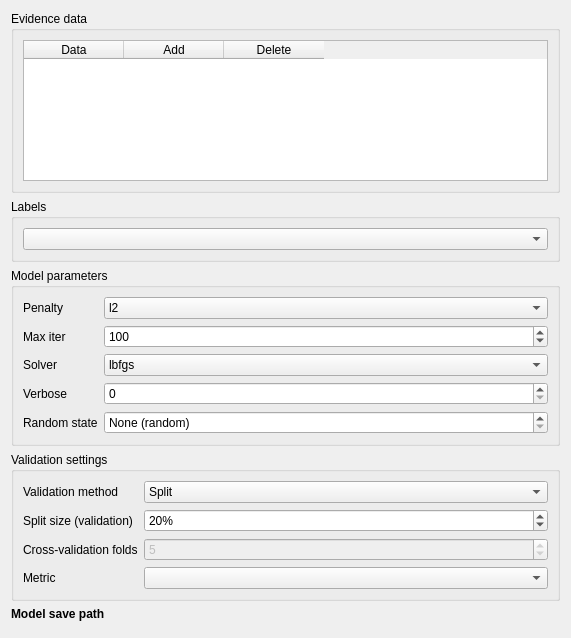
<?xml version="1.0" encoding="UTF-8"?>
<ui version="4.0">
 <class>Form</class>
 <widget class="QWidget" name="Form">
  <property name="geometry">
   <rect>
    <x>0</x>
    <y>0</y>
    <width>571</width>
    <height>638</height>
   </rect>
  </property>
  <property name="sizePolicy">
   <sizepolicy hsizetype="Preferred" vsizetype="Preferred">
    <horstretch>0</horstretch>
    <verstretch>0</verstretch>
   </sizepolicy>
  </property>
  <property name="minimumSize">
   <size>
    <width>0</width>
    <height>0</height>
   </size>
  </property>
  <property name="maximumSize">
   <size>
    <width>16777215</width>
    <height>16777215</height>
   </size>
  </property>
  <property name="windowTitle">
   <string>Form</string>
  </property>
  <layout class="QVBoxLayout" name="verticalLayout">
   <item>
    <widget class="QGroupBox" name="evidence_data_groupbox">
     <property name="sizePolicy">
      <sizepolicy hsizetype="Preferred" vsizetype="Maximum">
       <horstretch>0</horstretch>
       <verstretch>0</verstretch>
      </sizepolicy>
     </property>
     <property name="title">
      <string>Evidence data</string>
     </property>
     <layout class="QVBoxLayout" name="verticalLayout_3">
      <item>
       <widget class="QTableWidget" name="evidence_data">
        <property name="sizePolicy">
         <sizepolicy hsizetype="Expanding" vsizetype="Minimum">
          <horstretch>0</horstretch>
          <verstretch>0</verstretch>
         </sizepolicy>
        </property>
        <property name="minimumSize">
         <size>
          <width>0</width>
          <height>75</height>
         </size>
        </property>
        <attribute name="horizontalHeaderStretchLastSection">
         <bool>false</bool>
        </attribute>
        <column>
         <property name="text">
          <string>Data</string>
         </property>
        </column>
        <column>
         <property name="text">
          <string>Add</string>
         </property>
        </column>
        <column>
         <property name="text">
          <string>Delete</string>
         </property>
        </column>
       </widget>
      </item>
     </layout>
    </widget>
   </item>
   <item>
    <widget class="QGroupBox" name="label_data_groupbox">
     <property name="title">
      <string>Labels</string>
     </property>
     <layout class="QVBoxLayout" name="verticalLayout_2">
      <item>
       <widget class="QgsMapLayerComboBox" name="label_data"/>
      </item>
     </layout>
    </widget>
   </item>
   <item>
    <widget class="QGroupBox" name="parameter_box">
     <property name="title">
      <string>Model parameters</string>
     </property>
     <layout class="QFormLayout" name="formLayout">
      <item row="0" column="0">
       <widget class="QLabel" name="penalty_label">
        <property name="text">
         <string>Penalty</string>
        </property>
       </widget>
      </item>
      <item row="0" column="1">
       <widget class="QComboBox" name="penalty">
        <property name="currentIndex">
         <number>0</number>
        </property>
        <item>
         <property name="text">
          <string>l2</string>
         </property>
        </item>
        <item>
         <property name="text">
          <string>l1</string>
         </property>
        </item>
        <item>
         <property name="text">
          <string>elasicnet</string>
         </property>
        </item>
        <item>
         <property name="text">
          <string>None</string>
         </property>
        </item>
       </widget>
      </item>
      <item row="1" column="0">
       <widget class="QLabel" name="max_iter_label">
        <property name="text">
         <string>Max iter</string>
        </property>
       </widget>
      </item>
      <item row="1" column="1">
       <widget class="QgsSpinBox" name="max_iter">
        <property name="minimum">
         <number>1</number>
        </property>
        <property name="maximum">
         <number>1000</number>
        </property>
        <property name="value">
         <number>100</number>
        </property>
       </widget>
      </item>
      <item row="2" column="0">
       <widget class="QLabel" name="solver_label">
        <property name="text">
         <string>Solver</string>
        </property>
       </widget>
      </item>
      <item row="2" column="1">
       <widget class="QComboBox" name="solver">
        <item>
         <property name="text">
          <string>lbfgs</string>
         </property>
        </item>
        <item>
         <property name="text">
          <string>liblinear</string>
         </property>
        </item>
        <item>
         <property name="text">
          <string>newton-cg</string>
         </property>
        </item>
        <item>
         <property name="text">
          <string>newton-cholesky</string>
         </property>
        </item>
        <item>
         <property name="text">
          <string>sag</string>
         </property>
        </item>
        <item>
         <property name="text">
          <string>saga</string>
         </property>
        </item>
       </widget>
      </item>
      <item row="3" column="0">
       <widget class="QLabel" name="verbose_label">
        <property name="text">
         <string>Verbose</string>
        </property>
       </widget>
      </item>
      <item row="3" column="1">
       <widget class="QgsSpinBox" name="verbose">
        <property name="maximum">
         <number>1</number>
        </property>
       </widget>
      </item>
      <item row="4" column="0">
       <widget class="QLabel" name="random_state_label">
        <property name="text">
         <string>Random state</string>
        </property>
       </widget>
      </item>
      <item row="4" column="1">
       <widget class="QgsSpinBox" name="random_state">
        <property name="specialValueText">
         <string>None (random)</string>
        </property>
        <property name="minimum">
         <number>-1</number>
        </property>
        <property name="maximum">
         <number>10000</number>
        </property>
        <property name="value">
         <number>-1</number>
        </property>
       </widget>
      </item>
     </layout>
    </widget>
   </item>
   <item>
    <widget class="QGroupBox" name="validation_box">
     <property name="title">
      <string>Validation settings</string>
     </property>
     <layout class="QFormLayout" name="formLayout_2">
      <item row="0" column="0">
       <widget class="QLabel" name="validation_method_label">
        <property name="text">
         <string>Validation method</string>
        </property>
       </widget>
      </item>
      <item row="0" column="1">
       <widget class="QComboBox" name="validation_method">
        <item>
         <property name="text">
          <string>Split</string>
         </property>
        </item>
        <item>
         <property name="text">
          <string>K-fold CV</string>
         </property>
        </item>
        <item>
         <property name="text">
          <string>Stratified k-fold CV</string>
         </property>
        </item>
        <item>
         <property name="text">
          <string>Leave-one-out CV</string>
         </property>
        </item>
        <item>
         <property name="text">
          <string>None</string>
         </property>
        </item>
       </widget>
      </item>
      <item row="1" column="0">
       <widget class="QLabel" name="split_size_label">
        <property name="text">
         <string>Split size (validation)</string>
        </property>
       </widget>
      </item>
      <item row="1" column="1">
       <widget class="QgsSpinBox" name="split_size">
        <property name="suffix">
         <string>%</string>
        </property>
        <property name="minimum">
         <number>1</number>
        </property>
        <property name="maximum">
         <number>99</number>
        </property>
        <property name="value">
         <number>20</number>
        </property>
       </widget>
      </item>
      <item row="2" column="0">
       <widget class="QLabel" name="cv_folds_label">
        <property name="text">
         <string>Cross-validation folds</string>
        </property>
       </widget>
      </item>
      <item row="2" column="1">
       <widget class="QgsSpinBox" name="cv_folds">
        <property name="enabled">
         <bool>false</bool>
        </property>
        <property name="minimum">
         <number>2</number>
        </property>
        <property name="value">
         <number>5</number>
        </property>
       </widget>
      </item>
      <item row="3" column="0">
       <widget class="QLabel" name="validation_metric_label">
        <property name="text">
         <string>Metric</string>
        </property>
       </widget>
      </item>
      <item row="3" column="1">
       <widget class="QComboBox" name="validation_metric"/>
      </item>
     </layout>
    </widget>
   </item>
   <item>
    <widget class="QLabel" name="label_20">
     <property name="font">
      <font>
       <weight>75</weight>
       <bold>true</bold>
      </font>
     </property>
     <property name="text">
      <string>Model save path</string>
     </property>
     <property name="alignment">
      <set>Qt::AlignBottom|Qt::AlignLeading|Qt::AlignLeft</set>
     </property>
    </widget>
   </item>
   <item>
    <widget class="QgsFileWidget" name="model_save_path"/>
   </item>
  </layout>
 </widget>
 <customwidgets>
  <customwidget>
   <class>QgsFileWidget</class>
   <extends>QWidget</extends>
   <header>qgsfilewidget.h</header>
   <container>1</container>
  </customwidget>
  <customwidget>
   <class>QgsMapLayerComboBox</class>
   <extends>QComboBox</extends>
   <header>qgsmaplayercombobox.h</header>
  </customwidget>
  <customwidget>
   <class>QgsSpinBox</class>
   <extends>QSpinBox</extends>
   <header>qgsspinbox.h</header>
  </customwidget>
 </customwidgets>
 <resources/>
 <connections/>
</ui>
